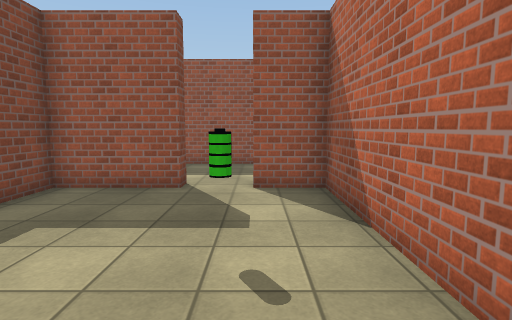
view 1 (above)

20 first-person views from a walk through a scene from a Unity 3-D project. The camera is 1.4 m above the floor, tilts 6° down and sees 80° across. The floor is counted in squares, 1 m on a side. Each view is taken from the middle of a square. On the plan, view 1 faces up. The plan holds only what a view shows up to about 14 squares ahead; the rest is blank. The place goes on beyond the plan. The player is left out. Surface patterns are stand-ins for the level's own textures.

view 2
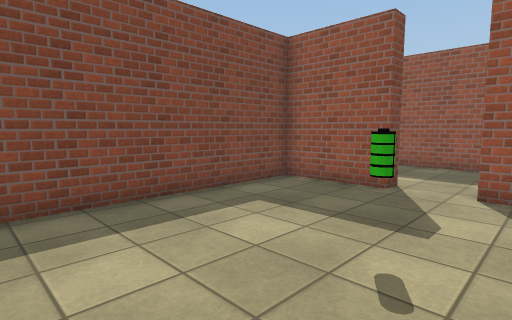

view 3
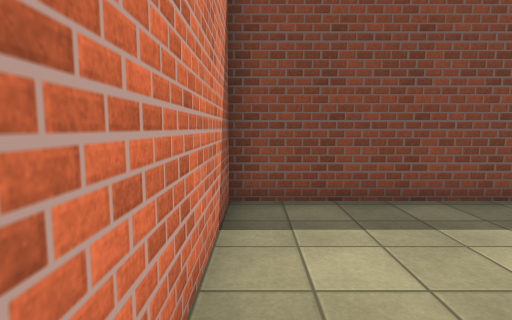

view 4
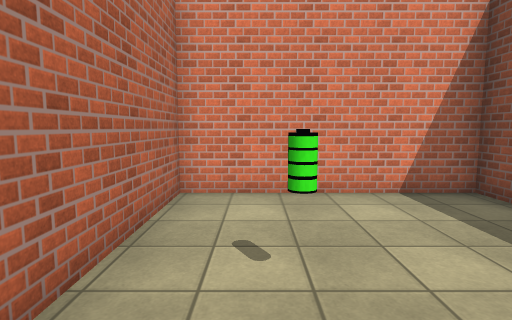

view 5
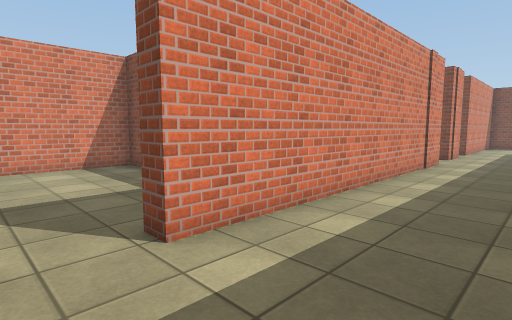

view 6
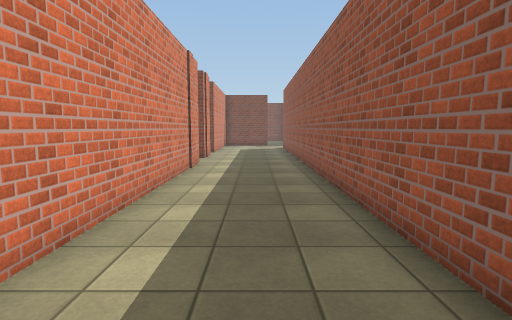

view 7
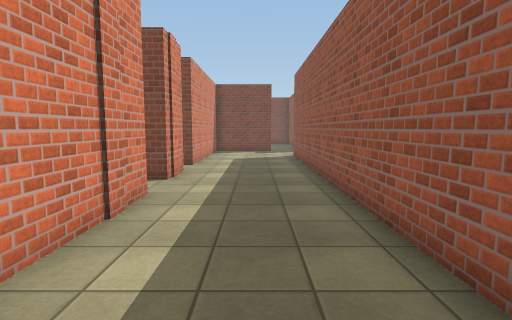

view 8
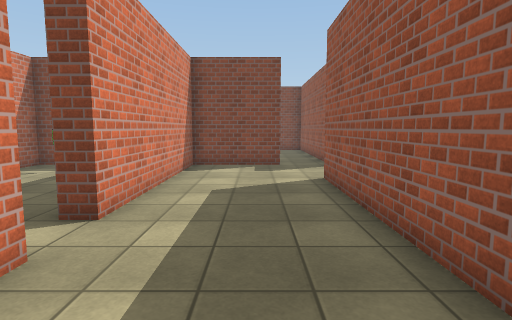

view 9
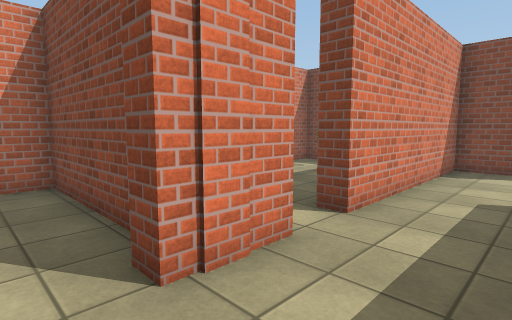

view 10
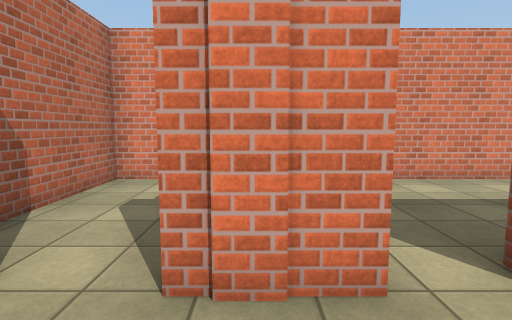

view 11
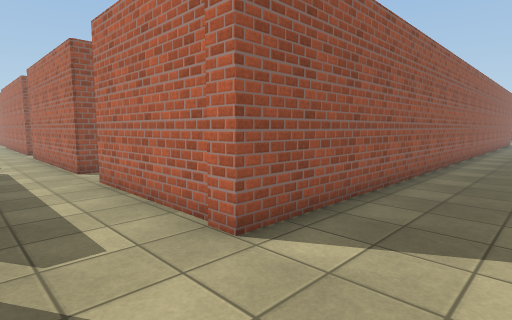

view 12
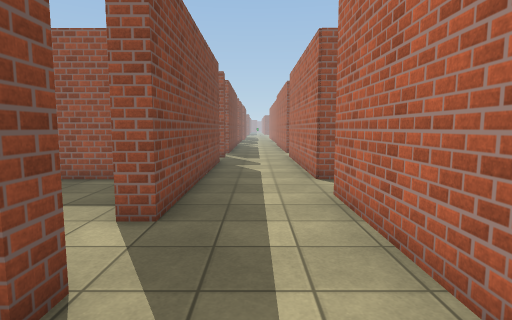

view 13
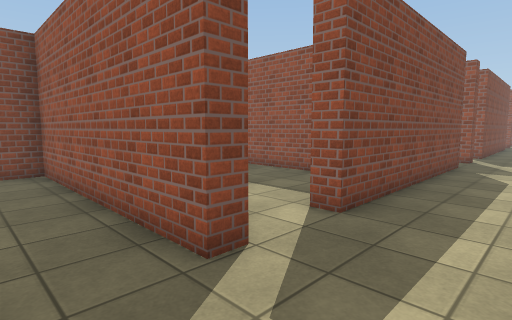

view 14
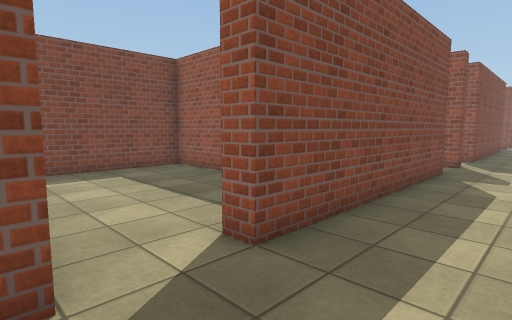

view 15
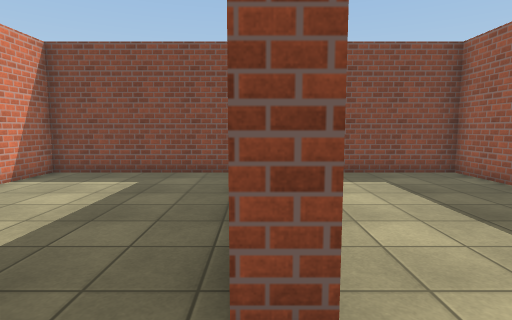

view 16
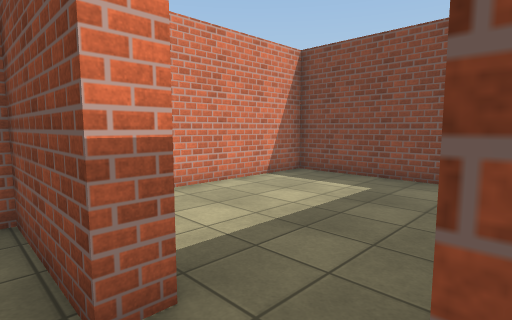

view 17
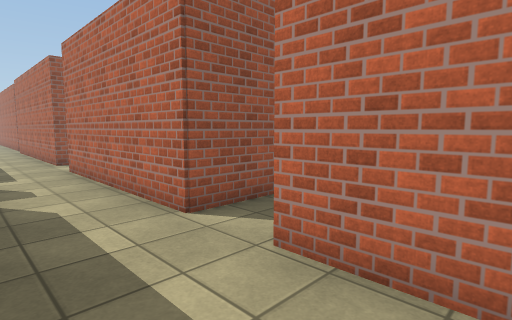

view 18
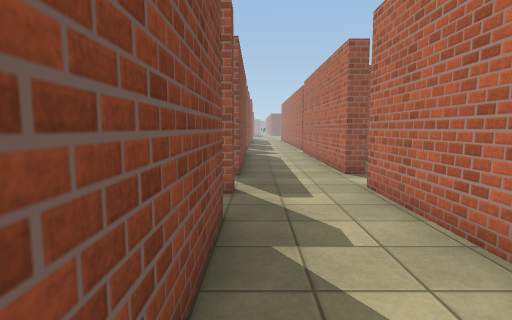

view 19
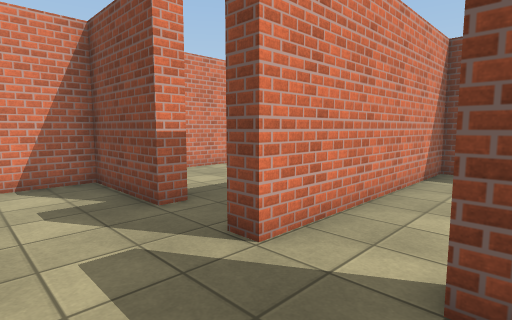

view 20
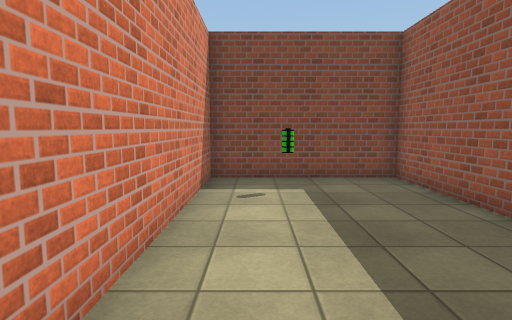

### Floor plan
Points are (right, up) in squares from view 1. A wall is a line through its corners. A room is listed if a view was taken in it or the views show most of it. See-through windows are left out.
Room 1 (views 1, 2, 3, 4)
walls: (-1.8, 7.7) (-1.8, 7.1) (-4.8, 7.1) (-4.8, -0.5) (1.6, -0.5) (1.6, 7.1) (-0.1, 7.1)
ways out: opening at (-1, 7) to room 2
objects: battery (0, 3)
Room 2 (views 5, 6, 7, 8, 9, 10, 11, 12, 13, 14, 15, 16, 17, 18, 19)
walls: (-13.5, 7.7) (-1.8, 7.7); (-17.1, 7.7) (-15.2, 7.7) (-15.2, 6.9); (-15.6, 5.9) (-15.6, 1.7) (-12.2, 1.7) (-12.2, 5.6); (-21.5, 19.3) (-22.4, 19.3) (-22.4, 26.2); (-26.3, 10.9) (-25.5, 10.9) (-25.5, 7.7) (-18.5, 7.7); (-26.5, 13.5) (-25.5, 13.5) (-25.5, 12.9) (-26.5, 12.9); (0, 11.9) (-22.3, 11.9) (-22.3, 17.4); (-25.5, 23.8) (-25.5, 15.5) (-26.2, 15.5); (-21.6, 28.2) (-22.4, 28.2) (-22.4, 30.5); (-25.5, 26.1) (-25.5, 25.4) (-26, 25.4); (-25.5, 30.4) (-25.5, 28) (-25.9, 28)
ways out: opening at (-1, 7) to room 1; opening at (-18, 7) to room 3; opening at (-26, 14.5) to room 4; opening at (-26, 11.5) to room 5; opening at (-26, 24.5); opening at (-26, 27); opening at (-22, 18.5); opening at (-22, 27.5)
Room 3 (view 20)
walls: (-21.6, 7.1) (-25.5, 7.1) (-25.5, 1.7) (-18.4, 1.7); (-18.5, 7.7) (-18.5, 6.9)
ways out: opening at (-18, 7) to room 2
objects: battery (-24, 4)
Room 4 (no view inside)
walls: (-27.9, 19.3) (-33.5, 19.3) (-33.5, 13.5) (-26.5, 13.5)
ways out: opening at (-26, 14.5) to room 2
Room 5 (no view inside)
walls: (-26.5, 12.9) (-33.5, 12.9) (-33.5, 6.6) (-28.6, 6.6)
ways out: opening at (-26, 11.5) to room 2

Where each view was taken, in squares from view 1:
view 1: 0 up, 0 right, facing up
view 2: 0 up, 1 right, facing up-left
view 3: 0 up, 1 right, facing left
view 4: 6 up, 0 right, facing down
view 5: 11 up, 0 right, facing down-left
view 6: 10 up, 1 left, facing left
view 7: 10 up, 7 left, facing left
view 8: 10 up, 14 left, facing left
view 9: 10 up, 14 left, facing down-left
view 10: 10 up, 16 left, facing down
view 11: 9 up, 25 left, facing up-right
view 12: 11 up, 24 left, facing up
view 13: 11 up, 23 left, facing up-left
view 14: 13 up, 23 left, facing up-left
view 15: 13 up, 24 left, facing left
view 16: 13 up, 25 left, facing down-left
view 17: 15 up, 25 left, facing up-right
view 18: 19 up, 25 left, facing up
view 19: 16 up, 23 left, facing down-left
view 20: 3 up, 17 left, facing left
